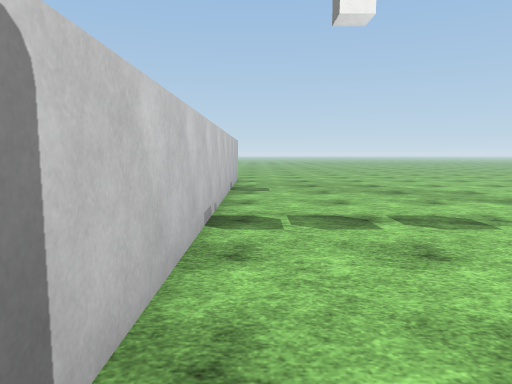
view 1 (above)

15 first-person views from a walk through a 3-D level made in the Unity game engine. The camera is 1.3 m above the floor, tilts 6° down and sees 70° across. The floor is counted in squares, 1 m on a side. Each view is taken from the middle of a square. On the plan, view 1 faces up. The plan holds only what a view shows up to about 15 squares ahead; the rest is blank. The place goes on beyond the plan. The player character is not drawn. Some surface patterns are stand-ins.

view 2
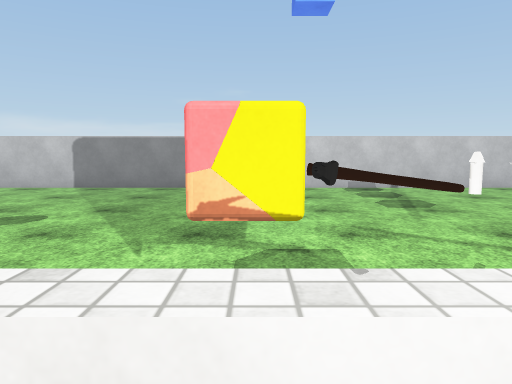

view 3
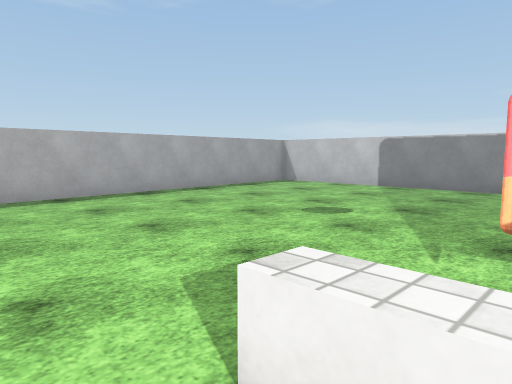

view 4
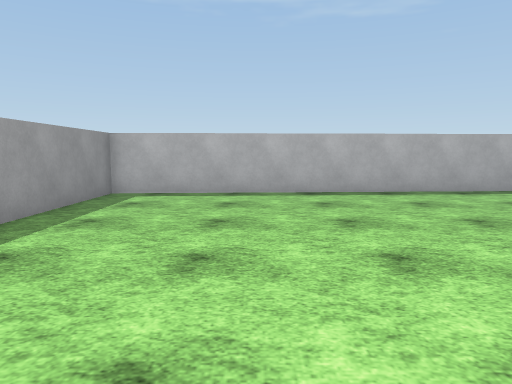

view 5
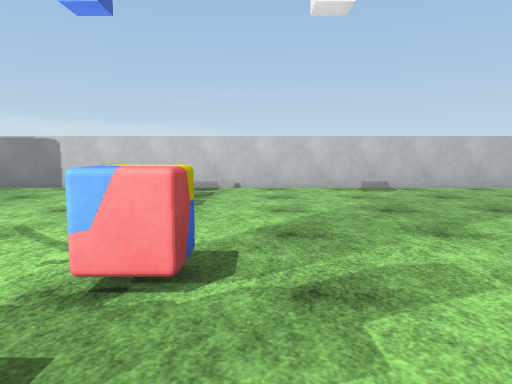

view 6
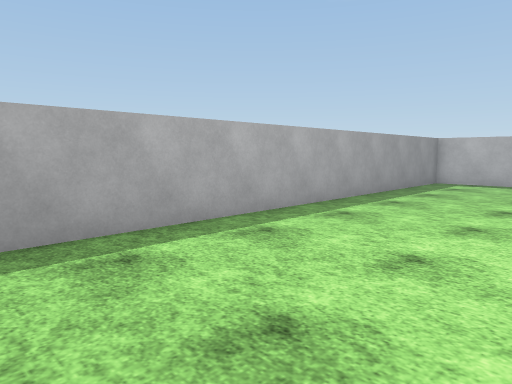

view 7
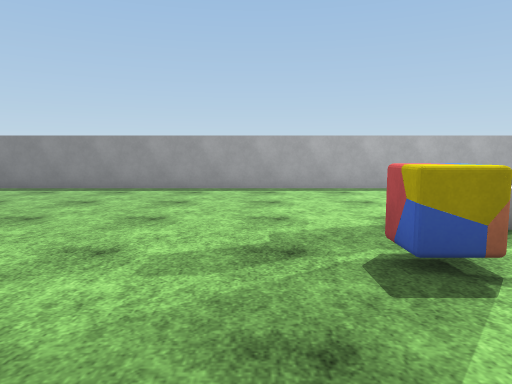

view 8
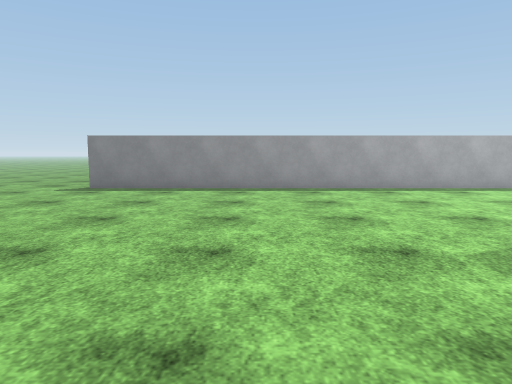

view 9
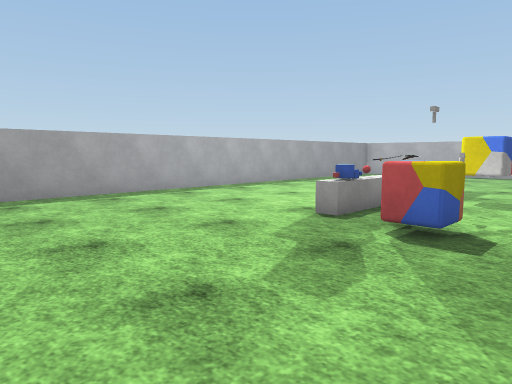

view 10
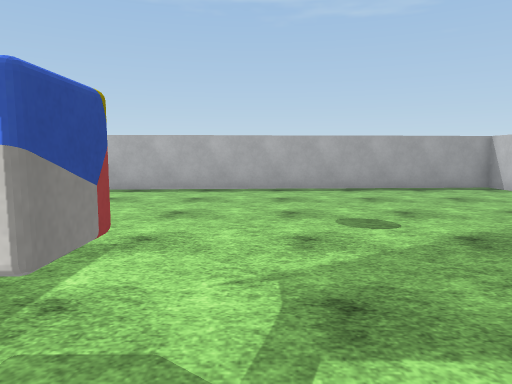

view 11
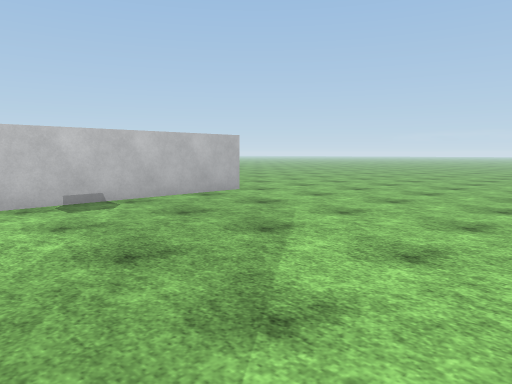

view 12
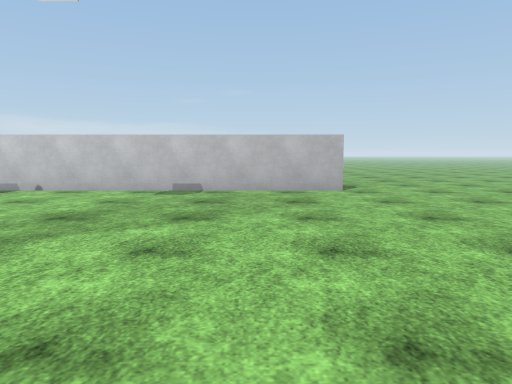

view 13
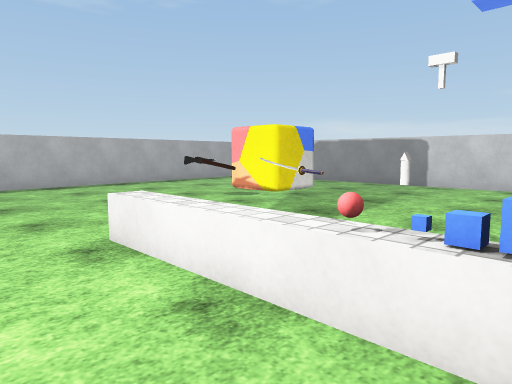

view 14
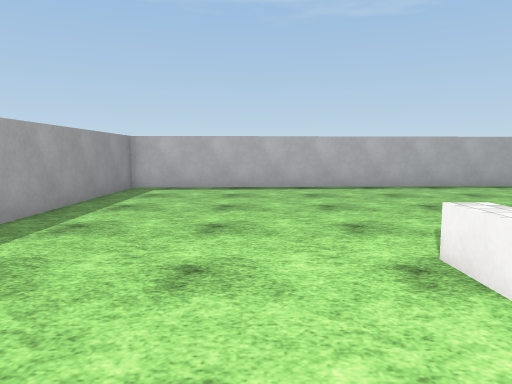

view 15
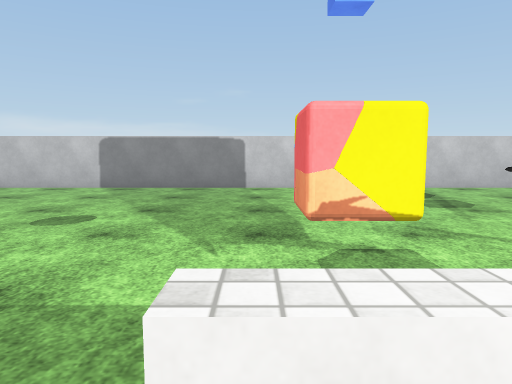

### Floor plan
Points are (right, up) in squares from view 1. A wall is a line through its corners. A room is listed if a view was taken in it or the views show most of it. See-through windows are left out.
Room 1 (views 1, 2, 3, 4, 5, 6, 7, 8, 9, 10, 11, 12, 13, 14, 15)
walls: (8.8, 7.2) (8.8, 8.3) (9.8, 8.3) (9.8, 7.2); (11.5, 5.3) (11.2, 4.2); (9, 3.4) (10, 3.4) (10, 2.4) (9, 2.4) (9, 3.4); (11.3, 4) (11.3, 3.3); (-0.9, 19.1) (-0.9, -9) (18.7, -7.9) (18.7, 19.5)
low walls: (11.7, 6.8) (11.7, 1.5)
ways out: gap at (-1, 19)
objects: other object (11, 6); other object (11, 7); other object (12, 6)

Positions as (right, up) in squares from view 1, and headings:
1: (0, 0), facing up
2: (13, 3), facing left
3: (13, 3), facing down-left
4: (14, 4), facing down
5: (13, 9), facing left
6: (13, 9), facing down-right
7: (5, 10), facing right
8: (5, 14), facing right
9: (7, 14), facing down-right
10: (8, 5), facing down
11: (9, 10), facing up-left
12: (12, 16), facing left
13: (14, 7), facing down-left
14: (14, 6), facing down
15: (13, 2), facing left
